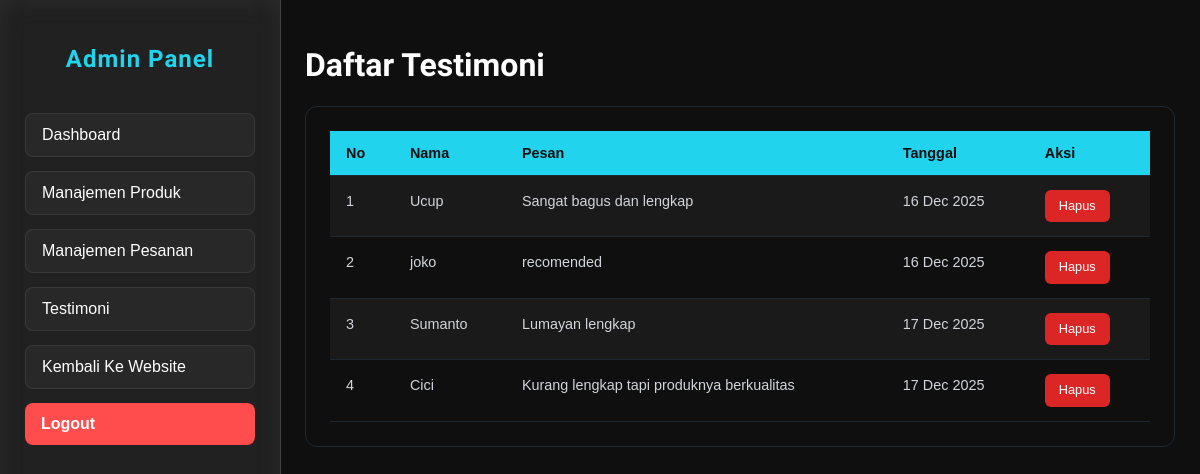
Page /pages/admin/testimoni.php on the committed database.
### tables this page shows
CREATE TABLE `testimonials` (
  `id` int(11) NOT NULL,
  `nama` varchar(50) NOT NULL,
  `pesan` text NOT NULL,
  `created_at` datetime DEFAULT current_timestamp()
);

### pages/admin/testimoni.php (the view, shortened to what this page needs)
<?php
include '../../config/koneksi.php';
$testimoni = mysqli_query(
    $conn,
    "SELECT * FROM testimonials ORDER BY created_at ASC"
);
?>
<?php include 'metaAdmin.php'; ?>
<body>
    <?php include 'sidebar.php'; ?>
    <div class="main-content">
        <div class="content-wrapper">
            <header>
                <h1>Daftar Testimoni</h1>
            </header>
            <div class="table-wrapper">
                <table>
                    <tr>
                        <th>No</th>
                        <th>Nama</th>
                        <th>Pesan</th>
                        <th>Tanggal</th>
                        <th>Aksi</th>
                    </tr>
                    <?php
                    $no = 1;
                    if ($testimoni && mysqli_num_rows($testimoni) > 0) {
                        while ($t = mysqli_fetch_assoc($testimoni)) {
                    ?>
                            <tr>
                                <td><?= $no++; ?></td>
                                <td><?= htmlspecialchars($t['nama']); ?></td>
                                <td><?= htmlspecialchars($t['pesan']); ?></td>
                                <td><?= date('d M Y', strtotime($t['created_at'])); ?></td>
                                <td>
                                    <a class="action-btn"
                                        href="../../controllers/deleteTestimoni.php?id=<?= $t['id']; ?>"
                                        onclick="return confirm('Hapus testimoni ini?')">
                                        Hapus
                                    </a>
                                </td>
                            </tr>
                        <?php
                        }
                    } ?>
                </table>
            </div>
        </div>

### assets/css/adminStyles/pesanan.css (style rules this page uses)
.table-wrapper .action-btn { display: inline-flex; align-items: center; gap: 6px; padding: 6px 14px; border-radius: 6px; font-size: 0.8rem; font-weight: 500; text-decoration: none; transition: 0.2s; white-space: nowrap; }

### assets/css/adminStyles/global.css (style rules this page uses)
:root { --color-primary: #22d3ee; --color-primary-hover: #a1e9f4; --color-secondary: #1a1a1a; --color-tertiary: #0f0f0f; --glass-bg: rgba(255, 255, 255, 0.08); --glass-border: rgba(255, 255, 255, 0.15); }
* { scroll-behavior: smooth; }
h1,h2,h3 { font-family: 'Orbitron', sans-serif; }
body { margin: 0; font-family: Arial, sans-serif; background-color: var(--color-tertiary); color: var(--color-text); }
.main-content { margin-left: 280px; color: white; transition: 0.3s ease; min-height: 100vh; display: flex; flex-direction: column; padding: 0; }
.content-wrapper { padding: 25px 25px 0 25px; flex: 1; }

### assets/css/adminStyles/testi.css (style rules this page uses)
.table-wrapper { background: var(--color-tertiary); padding: 24px; border-radius: 12px; border: 1px solid #1f2933; overflow-x: auto; }
.table-wrapper table { width: 100%; min-width: 600px; border-collapse: collapse; font-family: Arial, sans-serif; font-size: 0.9rem; color: #e5e7eb; }
.table-wrapper th { background: var(--color-primary); color: var(--color-tertiary); font-weight: 600; padding: 14px 16px; text-align: left; border-bottom: 1px solid #1f2933; }
.table-wrapper td { padding: 14px 16px; border-bottom: 1px solid #1f2933; color: #d1d5db; line-height: 1.6; vertical-align: top; word-break: break-word; max-width: 300px; }
.table-wrapper tr:nth-child(even) { background-color: var(--color-secondary); }
.table-wrapper .action-btn { display: inline-block; padding: 6px 14px; background: #dc2626; color: #ffffff; border-radius: 6px; font-size: 0.8rem; font-weight: 500; text-decoration: none; transition:0.2s; white-space: nowrap; }

### rows in the picture
testimonials: nama "Ucup", pesan "Sangat bagus dan lengkap", created_at "16 Dec 2025"
testimonials: nama "joko", pesan "recomended", created_at "16 Dec 2025"
testimonials: nama "Sumanto", pesan "Lumayan lengkap", created_at "17 Dec 2025"
testimonials: nama "Cici", pesan "Kurang lengkap tapi produknya berkualitas", created_at "17 Dec 2025"
